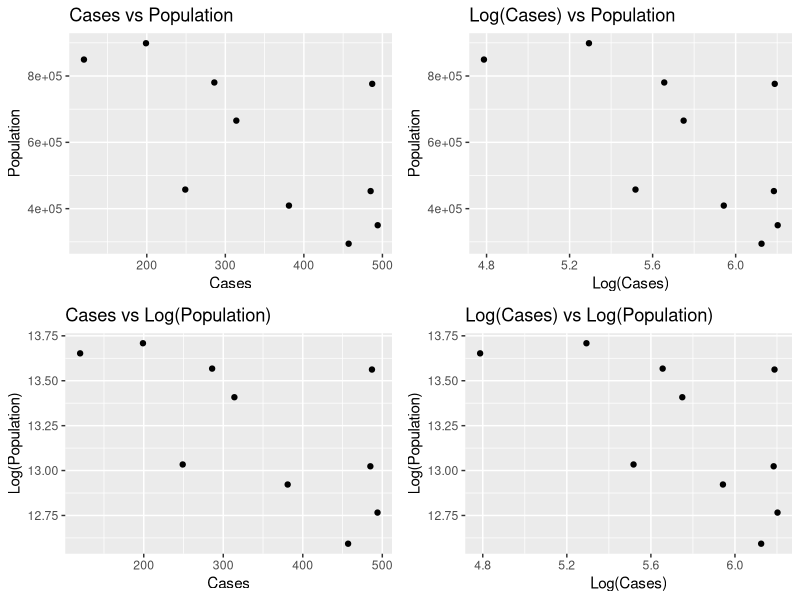

R code for this plot:
## ---- chunk 1
knitr::opts_chunk$set(echo = TRUE)
## ---- chunk 2
library(tidyverse)

set.seed(07)
df <- tibble(country = sample(c("China", "Nepal", "india"), 10, replace = TRUE),
             year = sample(2000:2020, 10, replace = TRUE),
             cases = sample(100:500, 10, replace = TRUE),
             population = sample(100000:1000000, 10, replace = TRUE))
df

## ---- chunk 3
df_long <- df %>% pivot_longer(cols = c("cases", "population"), names_to = "variable", values_to = "value")
df_long

#The long format has two columns - "variable" and "value". The "variable" column contains the variable names "cases" and "population", and the "value" column contains the corresponding values for each observation. It allows us to easily filter, group, and plot the data based on the variable of interest.

## ---- chunk 4
df_log <- df %>% mutate(log_cases = log(cases), log_population = log(population))
df_log

#The above code will create two new columns in the tibble that contain the log of cases and the log of population, respectively. We can interpret this transformation to be useful when the original variable has a wide range of values.
## ---- chunk 5
df_scatter <- df %>% mutate(log_cases = log(cases), log_population = log(population))

p1 <- ggplot(df_scatter, aes(x = cases, y = population)) + 
  geom_point() + 
  labs(x = "Cases", y = "Population") +
  ggtitle("Cases vs Population")

p2 <- ggplot(df_scatter, aes(x = log_cases, y = population)) + 
  geom_point() + 
  labs(x = "Log(Cases)", y = "Population") +
  ggtitle("Log(Cases) vs Population")

p3 <- ggplot(df_scatter, aes(x = cases, y = log_population)) + 
  geom_point() + 
  labs(x = "Cases", y = "Log(Population)") +
  ggtitle("Cases vs Log(Population)")

p4 <- ggplot(df_scatter, aes(x = log_cases, y = log_population)) + 
  geom_point() + 
  labs(x = "Log(Cases)", y = "Log(Population)") +
  ggtitle("Log(Cases) vs Log(Population)")

gridExtra::grid.arrange(p1, p2, p3, p4, ncol = 2)

#The first plot shows the relationship between cases and population, the second plot shows the relationship between the log of cases and population, the third plot shows the relationship between cases and the log of population, and the fourth plot shows the relationship
